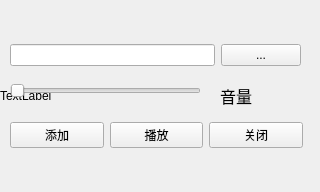
<?xml version="1.0" encoding="UTF-8"?>
<ui version="4.0">
 <class>Music</class>
 <widget class="QWidget" name="Music">
  <property name="geometry">
   <rect>
    <x>0</x>
    <y>0</y>
    <width>320</width>
    <height>192</height>
   </rect>
  </property>
  <property name="windowTitle">
   <string>Form</string>
  </property>
  <property name="windowIcon">
   <iconset resource="res.qrc">
    <normaloff>:/image/music.png</normaloff>:/image/music.png</iconset>
  </property>
  <widget class="QLabel" name="label">
   <property name="geometry">
    <rect>
     <x>0</x>
     <y>0</y>
     <width>321</width>
     <height>192</height>
    </rect>
   </property>
   <property name="text">
    <string>TextLabel</string>
   </property>
  </widget>
  <widget class="QSlider" name="volume">
   <property name="geometry">
    <rect>
     <x>10</x>
     <y>80</y>
     <width>191</width>
     <height>22</height>
    </rect>
   </property>
   <property name="orientation">
    <enum>Qt::Horizontal</enum>
   </property>
  </widget>
  <widget class="QLabel" name="label_2">
   <property name="geometry">
    <rect>
     <x>220</x>
     <y>80</y>
     <width>72</width>
     <height>31</height>
    </rect>
   </property>
   <property name="font">
    <font>
     <family>宋体</family>
     <pointsize>12</pointsize>
    </font>
   </property>
   <property name="text">
    <string>音量</string>
   </property>
  </widget>
  <widget class="QWidget" name="">
   <property name="geometry">
    <rect>
     <x>10</x>
     <y>120</y>
     <width>293</width>
     <height>30</height>
    </rect>
   </property>
   <layout class="QHBoxLayout" name="horizontalLayout">
    <item>
     <widget class="QPushButton" name="plus">
      <property name="text">
       <string>添加</string>
      </property>
     </widget>
    </item>
    <item>
     <widget class="QPushButton" name="btn1">
      <property name="text">
       <string>播放</string>
      </property>
     </widget>
    </item>
    <item>
     <widget class="QPushButton" name="btn2">
      <property name="text">
       <string>关闭</string>
      </property>
     </widget>
    </item>
   </layout>
   <zorder>btn2</zorder>
   <zorder>plus</zorder>
   <zorder>btn1</zorder>
  </widget>
  <widget class="QWidget" name="">
   <property name="geometry">
    <rect>
     <x>10</x>
     <y>40</y>
     <width>291</width>
     <height>30</height>
    </rect>
   </property>
   <layout class="QHBoxLayout" name="horizontalLayout_2">
    <item>
     <widget class="QLineEdit" name="lineEdit"/>
    </item>
    <item>
     <widget class="QPushButton" name="choose">
      <property name="text">
       <string>...</string>
      </property>
     </widget>
    </item>
   </layout>
   <zorder>lineEdit</zorder>
  </widget>
  <zorder>label</zorder>
  <zorder>btn1</zorder>
  <zorder>btn2</zorder>
  <zorder>lineEdit</zorder>
  <zorder>choose</zorder>
  <zorder></zorder>
  <zorder>volume</zorder>
  <zorder>label_2</zorder>
 </widget>
 <resources>
  <include location="res.qrc"/>
 </resources>
 <connections/>
</ui>
